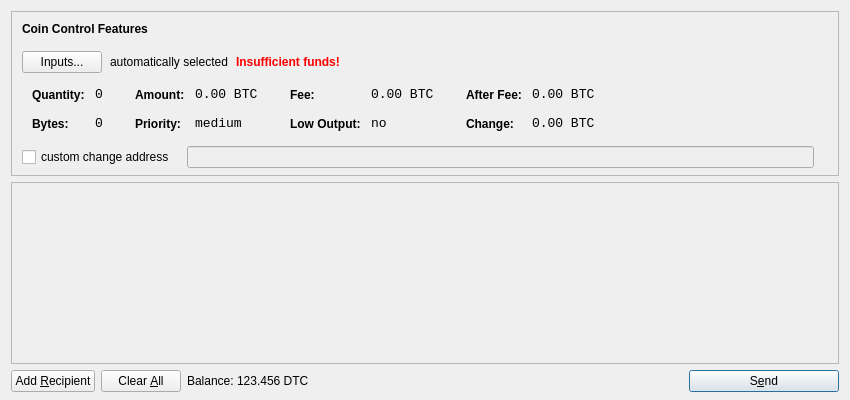
<?xml version="1.0" encoding="UTF-8"?>
<ui version="4.0">
 <class>SendCoinsDialog</class>
 <widget class="QDialog" name="SendCoinsDialog">
  <property name="geometry">
   <rect>
    <x>0</x>
    <y>0</y>
    <width>850</width>
    <height>400</height>
   </rect>
  </property>
  <property name="windowTitle">
   <string>Send Coins</string>
  </property>
  <layout class="QVBoxLayout" name="verticalLayout" stretch="0,1,0">
   <property name="bottomMargin">
    <number>8</number>
   </property>
   <item>
    <widget class="QFrame" name="frameCoinControl">
     <property name="sizePolicy">
      <sizepolicy hsizetype="Expanding" vsizetype="Expanding">
       <horstretch>0</horstretch>
       <verstretch>0</verstretch>
      </sizepolicy>
     </property>
     <property name="maximumSize">
      <size>
       <width>16777215</width>
       <height>16777215</height>
      </size>
     </property>
     <property name="frameShape">
      <enum>QFrame::StyledPanel</enum>
     </property>
     <property name="frameShadow">
      <enum>QFrame::Sunken</enum>
     </property>
     <layout class="QVBoxLayout" name="verticalLayoutCoinControl2">
      <property name="spacing">
       <number>-1</number>
      </property>
      <property name="leftMargin">
       <number>0</number>
      </property>
      <property name="topMargin">
       <number>0</number>
      </property>
      <property name="rightMargin">
       <number>0</number>
      </property>
      <property name="bottomMargin">
       <number>6</number>
      </property>
      <item>
       <layout class="QVBoxLayout" name="verticalLayoutCoinControl" stretch="0,0,0,0,1">
        <property name="spacing">
         <number>0</number>
        </property>
        <property name="leftMargin">
         <number>10</number>
        </property>
        <property name="topMargin">
         <number>10</number>
        </property>
        <item>
         <layout class="QHBoxLayout" name="horizontalLayoutCoinControl1">
          <property name="bottomMargin">
           <number>15</number>
          </property>
          <item>
           <widget class="QLabel" name="labelCoinControlFeatures">
            <property name="sizePolicy">
             <sizepolicy hsizetype="Preferred" vsizetype="Maximum">
              <horstretch>0</horstretch>
              <verstretch>0</verstretch>
             </sizepolicy>
            </property>
            <property name="font">
             <font>
              <weight>75</weight>
              <bold>true</bold>
             </font>
            </property>
            <property name="styleSheet">
             <string notr="true">font-weight:bold;</string>
            </property>
            <property name="text">
             <string>Coin Control Features</string>
            </property>
           </widget>
          </item>
         </layout>
        </item>
        <item>
         <layout class="QHBoxLayout" name="horizontalLayoutCoinControl2" stretch="0,0,0,0">
          <property name="spacing">
           <number>8</number>
          </property>
          <property name="bottomMargin">
           <number>10</number>
          </property>
          <item>
           <widget class="QPushButton" name="pushButtonCoinControl">
            <property name="styleSheet">
             <string notr="true"/>
            </property>
            <property name="text">
             <string>Inputs...</string>
            </property>
           </widget>
          </item>
          <item>
           <widget class="QLabel" name="labelCoinControlAutomaticallySelected">
            <property name="text">
             <string>automatically selected</string>
            </property>
            <property name="margin">
             <number>5</number>
            </property>
           </widget>
          </item>
          <item>
           <widget class="QLabel" name="labelCoinControlInsuffFunds">
            <property name="font">
             <font>
              <weight>75</weight>
              <bold>true</bold>
             </font>
            </property>
            <property name="styleSheet">
             <string notr="true">color:red;font-weight:bold;</string>
            </property>
            <property name="text">
             <string>Insufficient funds!</string>
            </property>
            <property name="margin">
             <number>5</number>
            </property>
           </widget>
          </item>
          <item>
           <spacer name="horizontalSpacerCoinControl">
            <property name="orientation">
             <enum>Qt::Horizontal</enum>
            </property>
            <property name="sizeHint" stdset="0">
             <size>
              <width>40</width>
              <height>1</height>
             </size>
            </property>
           </spacer>
          </item>
         </layout>
        </item>
        <item>
         <widget class="QWidget" name="widgetCoinControl" native="true">
          <property name="sizePolicy">
           <sizepolicy hsizetype="Preferred" vsizetype="Preferred">
            <horstretch>0</horstretch>
            <verstretch>0</verstretch>
           </sizepolicy>
          </property>
          <property name="minimumSize">
           <size>
            <width>0</width>
            <height>0</height>
           </size>
          </property>
          <property name="styleSheet">
           <string notr="true"/>
          </property>
          <layout class="QHBoxLayout" name="horizontalLayoutCoinControl5">
           <property name="margin">
            <number>0</number>
           </property>
           <item>
            <layout class="QHBoxLayout" name="horizontalLayoutCoinControl3" stretch="0,0,0,1">
             <property name="spacing">
              <number>20</number>
             </property>
             <property name="topMargin">
              <number>0</number>
             </property>
             <property name="bottomMargin">
              <number>10</number>
             </property>
             <item>
              <layout class="QFormLayout" name="formLayoutCoinControl1">
               <property name="horizontalSpacing">
                <number>10</number>
               </property>
               <property name="verticalSpacing">
                <number>14</number>
               </property>
               <property name="leftMargin">
                <number>10</number>
               </property>
               <property name="topMargin">
                <number>4</number>
               </property>
               <property name="rightMargin">
                <number>6</number>
               </property>
               <item row="0" column="0">
                <widget class="QLabel" name="labelCoinControlQuantityText">
                 <property name="styleSheet">
                  <string notr="true">font-weight:bold;</string>
                 </property>
                 <property name="text">
                  <string>Quantity:</string>
                 </property>
                 <property name="margin">
                  <number>0</number>
                 </property>
                </widget>
               </item>
               <item row="0" column="1">
                <widget class="QLabel" name="labelCoinControlQuantity">
                 <property name="font">
                  <font>
                   <family>Monospace</family>
                   <pointsize>10</pointsize>
                  </font>
                 </property>
                 <property name="cursor">
                  <cursorShape>IBeamCursor</cursorShape>
                 </property>
                 <property name="contextMenuPolicy">
                  <enum>Qt::ActionsContextMenu</enum>
                 </property>
                 <property name="text">
                  <string notr="true">0</string>
                 </property>
                 <property name="margin">
                  <number>0</number>
                 </property>
                 <property name="textInteractionFlags">
                  <set>Qt::LinksAccessibleByMouse|Qt::TextSelectableByKeyboard|Qt::TextSelectableByMouse</set>
                 </property>
                </widget>
               </item>
               <item row="1" column="0">
                <widget class="QLabel" name="labelCoinControlBytesText">
                 <property name="styleSheet">
                  <string notr="true">font-weight:bold;</string>
                 </property>
                 <property name="text">
                  <string>Bytes:</string>
                 </property>
                </widget>
               </item>
               <item row="1" column="1">
                <widget class="QLabel" name="labelCoinControlBytes">
                 <property name="font">
                  <font>
                   <family>Monospace</family>
                   <pointsize>10</pointsize>
                  </font>
                 </property>
                 <property name="cursor">
                  <cursorShape>IBeamCursor</cursorShape>
                 </property>
                 <property name="contextMenuPolicy">
                  <enum>Qt::ActionsContextMenu</enum>
                 </property>
                 <property name="text">
                  <string notr="true">0</string>
                 </property>
                 <property name="textInteractionFlags">
                  <set>Qt::LinksAccessibleByMouse|Qt::TextSelectableByKeyboard|Qt::TextSelectableByMouse</set>
                 </property>
                </widget>
               </item>
              </layout>
             </item>
             <item>
              <layout class="QFormLayout" name="formLayoutCoinControl2">
               <property name="horizontalSpacing">
                <number>10</number>
               </property>
               <property name="verticalSpacing">
                <number>14</number>
               </property>
               <property name="leftMargin">
                <number>6</number>
               </property>
               <property name="topMargin">
                <number>4</number>
               </property>
               <property name="rightMargin">
                <number>6</number>
               </property>
               <item row="0" column="0">
                <widget class="QLabel" name="labelCoinControlAmountText">
                 <property name="styleSheet">
                  <string notr="true">font-weight:bold;</string>
                 </property>
                 <property name="text">
                  <string>Amount:</string>
                 </property>
                 <property name="margin">
                  <number>0</number>
                 </property>
                </widget>
               </item>
               <item row="0" column="1">
                <widget class="QLabel" name="labelCoinControlAmount">
                 <property name="font">
                  <font>
                   <family>Monospace</family>
                   <pointsize>10</pointsize>
                  </font>
                 </property>
                 <property name="cursor">
                  <cursorShape>IBeamCursor</cursorShape>
                 </property>
                 <property name="contextMenuPolicy">
                  <enum>Qt::ActionsContextMenu</enum>
                 </property>
                 <property name="text">
                  <string notr="true">0.00 BTC</string>
                 </property>
                 <property name="textInteractionFlags">
                  <set>Qt::LinksAccessibleByMouse|Qt::TextSelectableByKeyboard|Qt::TextSelectableByMouse</set>
                 </property>
                </widget>
               </item>
               <item row="1" column="0">
                <widget class="QLabel" name="labelCoinControlPriorityText">
                 <property name="styleSheet">
                  <string notr="true">font-weight:bold;</string>
                 </property>
                 <property name="text">
                  <string>Priority:</string>
                 </property>
                </widget>
               </item>
               <item row="1" column="1">
                <widget class="QLabel" name="labelCoinControlPriority">
                 <property name="font">
                  <font>
                   <family>Monospace</family>
                   <pointsize>10</pointsize>
                  </font>
                 </property>
                 <property name="cursor">
                  <cursorShape>IBeamCursor</cursorShape>
                 </property>
                 <property name="contextMenuPolicy">
                  <enum>Qt::ActionsContextMenu</enum>
                 </property>
                 <property name="text">
                  <string>medium</string>
                 </property>
                 <property name="textInteractionFlags">
                  <set>Qt::LinksAccessibleByMouse|Qt::TextSelectableByKeyboard|Qt::TextSelectableByMouse</set>
                 </property>
                </widget>
               </item>
              </layout>
             </item>
             <item>
              <layout class="QFormLayout" name="formLayoutCoinControl3">
               <property name="horizontalSpacing">
                <number>10</number>
               </property>
               <property name="verticalSpacing">
                <number>14</number>
               </property>
               <property name="leftMargin">
                <number>6</number>
               </property>
               <property name="topMargin">
                <number>4</number>
               </property>
               <property name="rightMargin">
                <number>6</number>
               </property>
               <item row="0" column="0">
                <widget class="QLabel" name="labelCoinControlFeeText">
                 <property name="styleSheet">
                  <string notr="true">font-weight:bold;</string>
                 </property>
                 <property name="text">
                  <string>Fee:</string>
                 </property>
                 <property name="margin">
                  <number>0</number>
                 </property>
                </widget>
               </item>
               <item row="0" column="1">
                <widget class="QLabel" name="labelCoinControlFee">
                 <property name="font">
                  <font>
                   <family>Monospace</family>
                   <pointsize>10</pointsize>
                  </font>
                 </property>
                 <property name="cursor">
                  <cursorShape>IBeamCursor</cursorShape>
                 </property>
                 <property name="contextMenuPolicy">
                  <enum>Qt::ActionsContextMenu</enum>
                 </property>
                 <property name="text">
                  <string notr="true">0.00 BTC</string>
                 </property>
                 <property name="textInteractionFlags">
                  <set>Qt::LinksAccessibleByMouse|Qt::TextSelectableByKeyboard|Qt::TextSelectableByMouse</set>
                 </property>
                </widget>
               </item>
               <item row="1" column="0">
                <widget class="QLabel" name="labelCoinControlLowOutputText">
                 <property name="styleSheet">
                  <string notr="true">font-weight:bold;</string>
                 </property>
                 <property name="text">
                  <string>Low Output:</string>
                 </property>
                </widget>
               </item>
               <item row="1" column="1">
                <widget class="QLabel" name="labelCoinControlLowOutput">
                 <property name="font">
                  <font>
                   <family>Monospace</family>
                   <pointsize>10</pointsize>
                  </font>
                 </property>
                 <property name="cursor">
                  <cursorShape>IBeamCursor</cursorShape>
                 </property>
                 <property name="contextMenuPolicy">
                  <enum>Qt::ActionsContextMenu</enum>
                 </property>
                 <property name="text">
                  <string>no</string>
                 </property>
                 <property name="textInteractionFlags">
                  <set>Qt::LinksAccessibleByMouse|Qt::TextSelectableByKeyboard|Qt::TextSelectableByMouse</set>
                 </property>
                </widget>
               </item>
              </layout>
             </item>
             <item>
              <layout class="QFormLayout" name="formLayoutCoinControl4">
               <property name="horizontalSpacing">
                <number>10</number>
               </property>
               <property name="verticalSpacing">
                <number>14</number>
               </property>
               <property name="leftMargin">
                <number>6</number>
               </property>
               <property name="topMargin">
                <number>4</number>
               </property>
               <property name="rightMargin">
                <number>6</number>
               </property>
               <item row="0" column="0">
                <widget class="QLabel" name="labelCoinControlAfterFeeText">
                 <property name="styleSheet">
                  <string notr="true">font-weight:bold;</string>
                 </property>
                 <property name="text">
                  <string>After Fee:</string>
                 </property>
                 <property name="margin">
                  <number>0</number>
                 </property>
                </widget>
               </item>
               <item row="0" column="1">
                <widget class="QLabel" name="labelCoinControlAfterFee">
                 <property name="font">
                  <font>
                   <family>Monospace</family>
                   <pointsize>10</pointsize>
                  </font>
                 </property>
                 <property name="cursor">
                  <cursorShape>IBeamCursor</cursorShape>
                 </property>
                 <property name="contextMenuPolicy">
                  <enum>Qt::ActionsContextMenu</enum>
                 </property>
                 <property name="text">
                  <string notr="true">0.00 BTC</string>
                 </property>
                 <property name="textInteractionFlags">
                  <set>Qt::LinksAccessibleByMouse|Qt::TextSelectableByKeyboard|Qt::TextSelectableByMouse</set>
                 </property>
                </widget>
               </item>
               <item row="1" column="0">
                <widget class="QLabel" name="labelCoinControlChangeText">
                 <property name="styleSheet">
                  <string notr="true">font-weight:bold;</string>
                 </property>
                 <property name="text">
                  <string>Change:</string>
                 </property>
                </widget>
               </item>
               <item row="1" column="1">
                <widget class="QLabel" name="labelCoinControlChange">
                 <property name="font">
                  <font>
                   <family>Monospace</family>
                   <pointsize>10</pointsize>
                  </font>
                 </property>
                 <property name="cursor">
                  <cursorShape>IBeamCursor</cursorShape>
                 </property>
                 <property name="contextMenuPolicy">
                  <enum>Qt::ActionsContextMenu</enum>
                 </property>
                 <property name="text">
                  <string notr="true">0.00 BTC</string>
                 </property>
                 <property name="textInteractionFlags">
                  <set>Qt::LinksAccessibleByMouse|Qt::TextSelectableByKeyboard|Qt::TextSelectableByMouse</set>
                 </property>
                </widget>
               </item>
              </layout>
             </item>
            </layout>
           </item>
          </layout>
         </widget>
        </item>
        <item>
         <layout class="QHBoxLayout" name="horizontalLayoutCoinControl4" stretch="0,0,0">
          <property name="spacing">
           <number>12</number>
          </property>
          <property name="sizeConstraint">
           <enum>QLayout::SetDefaultConstraint</enum>
          </property>
          <property name="topMargin">
           <number>5</number>
          </property>
          <property name="rightMargin">
           <number>5</number>
          </property>
          <item>
           <widget class="QCheckBox" name="checkBoxCoinControlChange">
            <property name="text">
             <string>custom change address</string>
            </property>
           </widget>
          </item>
          <item>
           <widget class="QLineEdit" name="lineEditCoinControlChange">
            <property name="enabled">
             <bool>false</bool>
            </property>
            <property name="sizePolicy">
             <sizepolicy hsizetype="Expanding" vsizetype="Fixed">
              <horstretch>0</horstretch>
              <verstretch>0</verstretch>
             </sizepolicy>
            </property>
           </widget>
          </item>
          <item>
           <widget class="QLabel" name="labelCoinControlChangeLabel">
            <property name="sizePolicy">
             <sizepolicy hsizetype="Preferred" vsizetype="Expanding">
              <horstretch>0</horstretch>
              <verstretch>0</verstretch>
             </sizepolicy>
            </property>
            <property name="minimumSize">
             <size>
              <width>0</width>
              <height>0</height>
             </size>
            </property>
            <property name="text">
             <string/>
            </property>
            <property name="margin">
             <number>3</number>
            </property>
           </widget>
          </item>
         </layout>
        </item>
        <item>
         <spacer name="verticalSpacerCoinControl">
          <property name="orientation">
           <enum>Qt::Vertical</enum>
          </property>
          <property name="sizeHint" stdset="0">
           <size>
            <width>800</width>
            <height>1</height>
           </size>
          </property>
         </spacer>
        </item>
       </layout>
      </item>
     </layout>
    </widget>
   </item>
   <item>
    <widget class="QScrollArea" name="scrollArea">
     <property name="widgetResizable">
      <bool>true</bool>
     </property>
     <widget class="QWidget" name="scrollAreaWidgetContents">
      <property name="geometry">
       <rect>
        <x>0</x>
        <y>0</y>
        <width>830</width>
        <height>165</height>
       </rect>
      </property>
      <layout class="QVBoxLayout" name="verticalLayout_2">
       <property name="margin">
        <number>0</number>
       </property>
       <item>
        <layout class="QVBoxLayout" name="entries">
         <property name="spacing">
          <number>6</number>
         </property>
        </layout>
       </item>
       <item>
        <spacer name="verticalSpacer">
         <property name="orientation">
          <enum>Qt::Vertical</enum>
         </property>
         <property name="sizeHint" stdset="0">
          <size>
           <width>20</width>
           <height>40</height>
          </size>
         </property>
        </spacer>
       </item>
      </layout>
     </widget>
    </widget>
   </item>
   <item>
    <layout class="QHBoxLayout" name="horizontalLayout">
     <item>
      <widget class="QPushButton" name="addButton">
       <property name="toolTip">
        <string>Send to multiple recipients at once</string>
       </property>
       <property name="text">
        <string>Add &amp;Recipient</string>
       </property>
       <property name="icon">
        <iconset resource="../bitcoin.qrc">
         <normaloff>:/icons/add</normaloff>:/icons/add</iconset>
       </property>
       <property name="autoDefault">
        <bool>false</bool>
       </property>
      </widget>
     </item>
     <item>
      <widget class="QPushButton" name="clearButton">
       <property name="sizePolicy">
        <sizepolicy hsizetype="Minimum" vsizetype="Fixed">
         <horstretch>0</horstretch>
         <verstretch>0</verstretch>
        </sizepolicy>
       </property>
       <property name="toolTip">
        <string>Remove all transaction fields</string>
       </property>
       <property name="text">
        <string>Clear &amp;All</string>
       </property>
       <property name="icon">
        <iconset resource="../bitcoin.qrc">
         <normaloff>:/icons/remove</normaloff>:/icons/remove</iconset>
       </property>
       <property name="autoRepeatDelay">
        <number>300</number>
       </property>
       <property name="autoDefault">
        <bool>false</bool>
       </property>
      </widget>
     </item>
     <item>
      <layout class="QHBoxLayout" name="horizontalLayout_2">
       <property name="spacing">
        <number>3</number>
       </property>
       <item>
        <widget class="QLabel" name="label">
         <property name="text">
          <string>Balance:</string>
         </property>
        </widget>
       </item>
       <item>
        <widget class="QLabel" name="labelBalance">
         <property name="cursor">
          <cursorShape>IBeamCursor</cursorShape>
         </property>
         <property name="text">
          <string>123.456 DTC</string>
         </property>
         <property name="textInteractionFlags">
          <set>Qt::LinksAccessibleByMouse|Qt::TextSelectableByKeyboard|Qt::TextSelectableByMouse</set>
         </property>
        </widget>
       </item>
      </layout>
     </item>
     <item>
      <spacer name="horizontalSpacer">
       <property name="orientation">
        <enum>Qt::Horizontal</enum>
       </property>
       <property name="sizeHint" stdset="0">
        <size>
         <width>40</width>
         <height>20</height>
        </size>
       </property>
      </spacer>
     </item>
     <item>
      <widget class="QPushButton" name="sendButton">
       <property name="minimumSize">
        <size>
         <width>150</width>
         <height>0</height>
        </size>
       </property>
       <property name="toolTip">
        <string>Confirm the send action</string>
       </property>
       <property name="text">
        <string>S&amp;end</string>
       </property>
       <property name="icon">
        <iconset resource="../bitcoin.qrc">
         <normaloff>:/icons/send</normaloff>:/icons/send</iconset>
       </property>
       <property name="default">
        <bool>true</bool>
       </property>
      </widget>
     </item>
    </layout>
   </item>
  </layout>
 </widget>
 <resources>
  <include location="../bitcoin.qrc"/>
 </resources>
 <connections/>
</ui>
